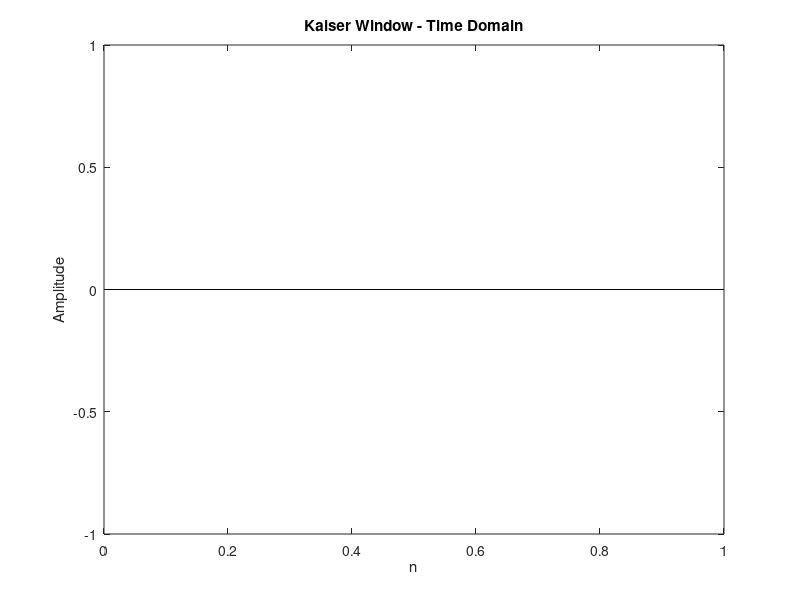

Source code (MATLAB): (Note: this script raises an error after producing the figure.)
close all;
clear;
clc

%prescribed parameters A,B, and C are calculated by the user input

indexIn = inputdlg ( ' Enter Index Number' , 'Index Number' , 1 )  ;
indexNo = str2double (indexIn{1}(1:end-1)); 
C = mod(indexNo , 10 ) ;
B = mod( floor(indexNo/10) ,10 ) ;
A = mod( floor(indexNo/100) ,10 ) ;

%parameters for the Bandpass filter

A_tilda_p=0.03+0.01*A;%Maximum passband ripple-:0.0900
A_tilda_a=45+B;%Minimum stopband attenuation-:45
wp1=C*100+300;%Lower passband edge-:1200
wp2=C*100+700;%Upper passband edge-:1600
wa1=C*100+150;%Lower stopband edge-:1050
wa2=C*100+800;%Upper stopband edge-:1700
ws=2*(C*100+1200);%Sampling frequency-:4200

% Derived Specifications

bt1 = wp1-wa1;  %lower transition width
bt2 = wa2-wp2;  % upper transisiton width
bt = min(bt1,bt2); %critical transition width
wc1 = wp1-bt/2; % lower cutoff frequency
wc2 = wp2+bt/2; % upper cutoff frequency
T = 2*pi/ws; % sampling period

% Kaiser Window Parameters

deltaP = (10^(0.05*A_tilda_p) - 1)/ (10^(0.05*A_tilda_p) + 1); % calculating delta
deltaA = 10^(-0.05*A_tilda_a);
delta = min(deltaP,deltaA);

Aa = -20*log10(delta);  % Actual stopband attenuation

if Aa<=21               % Calculating alpha 
    alpha = 0;
elseif Aa>21 && Aa<= 50
    alpha = 0.5842*(Aa-21)^0.4 + 0.07886*(Aa-21);
else
    alpha = 0.1102*(Aa-8.7);
end

if Aa <= 21             % Calculating D
    D = 0.9222;
else
    D = (Aa-7.95)/14.36;
end

N = ceil(ws*D/bt +1); % order of the filter
if mod(N,2) == 0
    N = N+1;
end

n = -(N-1)/2:1:(N-1)/2;   % length of the filter

beta = alpha*sqrt(1-(2*n/(N-1)).^2);

% Generating I(alpha)

bessellimit = 50;

Ialpha = 1;
for k = 1:bessellimit
    termk = (1/factorial(k)*(alpha/2).^k).^2;
    Ialpha = Ialpha + termk;
end

% Generating I(beta) 

Ibeta = 1;
for k = 1:bessellimit
    termk = (1/factorial(k)*(beta/2).^k).^2;
    Ibeta = Ibeta + termk;
end

% Obtaining Kaiser Window 

wknt = Ibeta/Ialpha;

figure
stem(n,wknt)
xlabel('n')
ylabel('Amplitude')
title('Kaiser Window - Time Domain');

% Generating Impulse Response 

nleft = -(N-1)/2:-1;
hntleft = 1./(nleft*pi).*(sin(wc2*nleft*T)-sin(wc1*nleft*T));

nright = 1:(N-1)/2;
hntright = 1./(nright*pi).*(sin(wc2*nright*T)-sin(wc1*nright*T));

hnt0 = 2/ws*(wc2-wc1);

hnt = [hntleft,hnt0,hntright];
figure
stem(n,hnt)
xlabel('n')
ylabel('Amplitude')
title(strcat('Filter Response - Rectangular window - Time Domain'));

figure
[hi_f,wi_f] = freqz(hnt);
wi_f = wi_f/T;
hi_f = 20*log10(abs(hi_f));
plot(wi_f,hi_f)
xlabel('Frequency (rad/s)')
ylabel('Magnitude (dB)')
title(strcat('Filter Response - Rectangular Window - Frequency Domain'));

% Applying the window to the filter


filter = hnt.*wknt;
figure
stem(n,filter)
xlabel('n')
ylabel('Amplitude')
title(strcat('Filter Response - Kaiser Window - Time Domain'));

figure
[h,w] = freqz(filter);
w = w/T;
h = 20*log10(abs(h));
plot(w,h)
xlabel('Frequency (rad/s)')
ylabel('Magnitude (dB)')
title(strcat('Filter Response - Kaiser Window - Frequency Domain'));

% Plotting the Passband %%

figure
start = round(length(w)/(ws/2)*wc1);
finish = round((length(w)/(ws/2)*wc2));
wpass = w(start:finish);
hpass = (h(start:finish));
plot(wpass,hpass)
axis([-inf, inf, -0.1, 0.1]);
xlabel('Frequency (rad/s)')
ylabel('Magnitude (dB)')
title('Passband - Frequency Domain');



% Input signal generation %%

w1 = wc1/2;                    %% component frequencies of the input
w2 = wc1 + (wc2-wc1)/2;
w3 = wc2 + (ws/2-wc2)/2;
wi = [w1,w2,w3];

n1 = 0:1:500;                  %% x axis for discrete signal
n2 = 0:0.1:500;                %% x axis for envelope

xnt = 0;     
xdash =0;

for each = wi                        
    xnt = xnt+ sin(each.*n1.*T);     %% generate discrete signal
    xdash = xdash+sin(each.*n2.*T);  %% generate envelope
end


% Using DFT to check the filtering 

% Filtering using frequency domain multiplication - see function getfiltered.m 

Npoint = length(xnt) + length(filter) - 1;  % length for fft in x dimension
xfft = fft(xnt,Npoint);
filterfft = fft(filter,Npoint);
outfft = filterfft .* xfft;
out = ifft(outfft,Npoint);

out1 = out(floor(N/2)+1:length(out)-floor(N/2)); % account for shifting delay


% Frequency domain representation of input signal before filtering

figure 
subplot(2,1,1)

Npoint = length(xnt);  
xfft = fft(xnt,Npoint);
x1 = n1/length(n1)*ws-ws/2;
plot(x1,abs(xfft))
xlabel('Frequency rad/s')
ylabel('Magnitude')
title(strcat(['Input signal',' ','- Frequency Domain']));

% Frequency domain representation of input signal after filtering

subplot(2,1,2)
Npoint = length(out1);  % length for fft in x dimension
xffout = fft(out1,Npoint);
x1 = n1/length(n1)*ws-ws/2;
plot(x1,abs(xffout))
xlabel('Frequency rad/s')
ylabel('Magnitude')
title(strcat('Output signal',' ','- Frequency Domain'));



% time domain representation of input signal before filtering

figure
subplot(2,1,1)
stem(n1,xnt)
xlabel('n')
ylabel('Amplitude')
title(strcat(['Input signal',' ','- Time Domain']));
hold on 
plot(n2,xdash)
legend('Input signal','Input signal envelope');



% Time domain representation of input signal after filtering

subplot(2,1,2)
stem(n1,out1)
xlabel('n')
ylabel('Amplitude')
title(strcat('Output signal',' ','- Time Domain'));

hold on
plot(n2,sin(w2.*n2.*T))
legend('Output signal','Envelope of the middle frequency component of the input signal');


